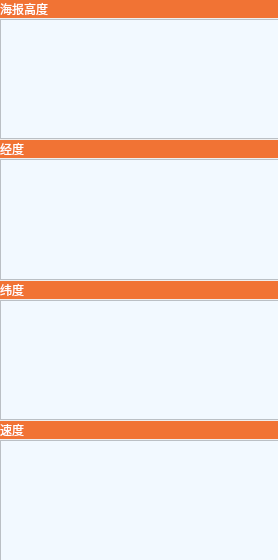
       <widget class="QWidget" name="scrollAreaWidgetContents">
        <property name="geometry">
         <rect>
          <x>0</x>
          <y>0</y>
          <width>278</width>
          <height>560</height>
         </rect>
        </property>
        <property name="minimumSize">
         <size>
          <width>0</width>
          <height>560</height>
         </size>
        </property>
        <widget class="QWidget" name="layoutWidget_6">
         <property name="geometry">
          <rect>
           <x>0</x>
           <y>0</y>
           <width>301</width>
           <height>561</height>
          </rect>
         </property>
         <layout class="QGridLayout" name="gridLayout_8">
          <property name="verticalSpacing">
           <number>1</number>
          </property>
          <item row="6" column="0">
           <widget class="QLabel" name="imu_angular_11">
            <property name="palette">
             <palette>
              <active>
               <colorrole role="WindowText">
                <brush brushstyle="SolidPattern">
                 <color alpha="255">
                  <red>255</red>
                  <green>255</green>
                  <blue>255</blue>
                 </color>
                </brush>
               </colorrole>
               <colorrole role="Button">
                <brush brushstyle="SolidPattern">
                 <color alpha="255">
                  <red>241</red>
                  <green>115</green>
                  <blue>52</blue>
                 </color>
                </brush>
               </colorrole>
               <colorrole role="Base">
                <brush brushstyle="SolidPattern">
                 <color alpha="255">
                  <red>241</red>
                  <green>115</green>
                  <blue>52</blue>
                 </color>
                </brush>
               </colorrole>
               <colorrole role="Window">
                <brush brushstyle="SolidPattern">
                 <color alpha="255">
                  <red>241</red>
                  <green>115</green>
                  <blue>52</blue>
                 </color>
                </brush>
               </colorrole>
              </active>
              <inactive>
               <colorrole role="WindowText">
                <brush brushstyle="SolidPattern">
                 <color alpha="255">
                  <red>255</red>
                  <green>255</green>
                  <blue>255</blue>
                 </color>
                </brush>
               </colorrole>
               <colorrole role="Button">
                <brush brushstyle="SolidPattern">
                 <color alpha="255">
                  <red>241</red>
                  <green>115</green>
                  <blue>52</blue>
                 </color>
                </brush>
               </colorrole>
               <colorrole role="Base">
                <brush brushstyle="SolidPattern">
                 <color alpha="255">
                  <red>241</red>
                  <green>115</green>
                  <blue>52</blue>
                 </color>
                </brush>
               </colorrole>
               <colorrole role="Window">
                <brush brushstyle="SolidPattern">
                 <color alpha="255">
                  <red>241</red>
                  <green>115</green>
                  <blue>52</blue>
                 </color>
                </brush>
               </colorrole>
              </inactive>
              <disabled>
               <colorrole role="WindowText">
                <brush brushstyle="SolidPattern">
                 <color alpha="255">
                  <red>120</red>
                  <green>120</green>
                  <blue>120</blue>
                 </color>
                </brush>
               </colorrole>
               <colorrole role="Button">
                <brush brushstyle="SolidPattern">
                 <color alpha="255">
                  <red>241</red>
                  <green>115</green>
                  <blue>52</blue>
                 </color>
                </brush>
               </colorrole>
               <colorrole role="Base">
                <brush brushstyle="SolidPattern">
                 <color alpha="255">
                  <red>241</red>
                  <green>115</green>
                  <blue>52</blue>
                 </color>
                </brush>
               </colorrole>
               <colorrole role="Window">
                <brush brushstyle="SolidPattern">
                 <color alpha="255">
                  <red>241</red>
                  <green>115</green>
                  <blue>52</blue>
                 </color>
                </brush>
               </colorrole>
              </disabled>
             </palette>
            </property>
            <property name="font">
             <font>
              <family>等线</family>
              <weight>50</weight>
              <bold>false</bold>
             </font>
            </property>
            <property name="styleSheet">
             <string notr="true">background-color: rgb(226, 226, 226);
background-color: rgb(241, 115, 52);</string>
            </property>
            <property name="text">
             <string>速度</string>
            </property>
           </widget>
          </item>
          <item row="4" column="0">
           <widget class="QLabel" name="imu_angular_9">
            <property name="palette">
             <palette>
              <active>
               <colorrole role="WindowText">
                <brush brushstyle="SolidPattern">
                 <color alpha="255">
                  <red>255</red>
                  <green>255</green>
                  <blue>255</blue>
                 </color>
                </brush>
               </colorrole>
               <colorrole role="Button">
                <brush brushstyle="SolidPattern">
                 <color alpha="255">
                  <red>241</red>
                  <green>115</green>
                  <blue>52</blue>
                 </color>
                </brush>
               </colorrole>
               <colorrole role="Base">
                <brush brushstyle="SolidPattern">
                 <color alpha="255">
                  <red>241</red>
                  <green>115</green>
                  <blue>52</blue>
                 </color>
                </brush>
               </colorrole>
               <colorrole role="Window">
                <brush brushstyle="SolidPattern">
                 <color alpha="255">
                  <red>241</red>
                  <green>115</green>
                  <blue>52</blue>
                 </color>
                </brush>
               </colorrole>
              </active>
              <inactive>
               <colorrole role="WindowText">
                <brush brushstyle="SolidPattern">
                 <color alpha="255">
                  <red>255</red>
                  <green>255</green>
                  <blue>255</blue>
                 </color>
                </brush>
               </colorrole>
               <colorrole role="Button">
                <brush brushstyle="SolidPattern">
                 <color alpha="255">
                  <red>241</red>
                  <green>115</green>
                  <blue>52</blue>
                 </color>
                </brush>
               </colorrole>
               <colorrole role="Base">
                <brush brushstyle="SolidPattern">
                 <color alpha="255">
                  <red>241</red>
                  <green>115</green>
                  <blue>52</blue>
                 </color>
                </brush>
               </colorrole>
               <colorrole role="Window">
                <brush brushstyle="SolidPattern">
                 <color alpha="255">
                  <red>241</red>
                  <green>115</green>
                  <blue>52</blue>
                 </color>
                </brush>
               </colorrole>
              </inactive>
              <disabled>
               <colorrole role="WindowText">
                <brush brushstyle="SolidPattern">
                 <color alpha="255">
                  <red>120</red>
                  <green>120</green>
                  <blue>120</blue>
                 </color>
                </brush>
               </colorrole>
               <colorrole role="Button">
                <brush brushstyle="SolidPattern">
                 <color alpha="255">
                  <red>241</red>
                  <green>115</green>
                  <blue>52</blue>
                 </color>
                </brush>
               </colorrole>
               <colorrole role="Base">
                <brush brushstyle="SolidPattern">
                 <color alpha="255">
                  <red>241</red>
                  <green>115</green>
                  <blue>52</blue>
                 </color>
                </brush>
               </colorrole>
               <colorrole role="Window">
                <brush brushstyle="SolidPattern">
                 <color alpha="255">
                  <red>241</red>
                  <green>115</green>
                  <blue>52</blue>
                 </color>
                </brush>
               </colorrole>
              </disabled>
             </palette>
            </property>
            <property name="font">
             <font>
              <family>等线</family>
              <weight>50</weight>
              <bold>false</bold>
             </font>
            </property>
            <property name="styleSheet">
             <string notr="true">background-color: rgb(226, 226, 226);
background-color: rgb(241, 115, 52);</string>
            </property>
            <property name="text">
             <string>纬度</string>
            </property>
           </widget>
          </item>
          <item row="3" column="0">
           <widget class="plotWidget" name="gps_longitude_plot">
            <property name="styleSheet">
             <string notr="true">background-color: rgb(242, 249, 255);</string>
            </property>
           </widget>
          </item>
          <item row="0" column="0">
           <widget class="QLabel" name="imu_angular_10">
            <property name="palette">
             <palette>
              <active>
               <colorrole role="WindowText">
                <brush brushstyle="SolidPattern">
                 <color alpha="255">
                  <red>255</red>
                  <green>255</green>
                  <blue>255</blue>
                 </color>
                </brush>
               </colorrole>
               <colorrole role="Button">
                <brush brushstyle="SolidPattern">
                 <color alpha="255">
                  <red>241</red>
                  <green>115</green>
                  <blue>52</blue>
                 </color>
                </brush>
               </colorrole>
               <colorrole role="Base">
                <brush brushstyle="SolidPattern">
                 <color alpha="255">
                  <red>241</red>
                  <green>115</green>
                  <blue>52</blue>
                 </color>
                </brush>
               </colorrole>
               <colorrole role="Window">
                <brush brushstyle="SolidPattern">
                 <color alpha="255">
                  <red>241</red>
                  <green>115</green>
                  <blue>52</blue>
                 </color>
                </brush>
               </colorrole>
              </active>
              <inactive>
               <colorrole role="WindowText">
                <brush brushstyle="SolidPattern">
                 <color alpha="255">
                  <red>255</red>
                  <green>255</green>
                  <blue>255</blue>
                 </color>
                </brush>
               </colorrole>
               <colorrole role="Button">
                <brush brushstyle="SolidPattern">
                 <color alpha="255">
                  <red>241</red>
                  <green>115</green>
                  <blue>52</blue>
                 </color>
                </brush>
               </colorrole>
               <colorrole role="Base">
                <brush brushstyle="SolidPattern">
                 <color alpha="255">
                  <red>241</red>
                  <green>115</green>
                  <blue>52</blue>
                 </color>
                </brush>
               </colorrole>
               <colorrole role="Window">
                <brush brushstyle="SolidPattern">
                 <color alpha="255">
                  <red>241</red>
                  <green>115</green>
                  <blue>52</blue>
                 </color>
                </brush>
               </colorrole>
              </inactive>
              <disabled>
               <colorrole role="WindowText">
                <brush brushstyle="SolidPattern">
                 <color alpha="255">
                  <red>120</red>
                  <green>120</green>
                  <blue>120</blue>
                 </color>
                </brush>
               </colorrole>
               <colorrole role="Button">
                <brush brushstyle="SolidPattern">
                 <color alpha="255">
                  <red>241</red>
                  <green>115</green>
                  <blue>52</blue>
                 </color>
                </brush>
               </colorrole>
               <colorrole role="Base">
                <brush brushstyle="SolidPattern">
                 <color alpha="255">
                  <red>241</red>
                  <green>115</green>
                  <blue>52</blue>
                 </color>
                </brush>
               </colorrole>
               <colorrole role="Window">
                <brush brushstyle="SolidPattern">
                 <color alpha="255">
                  <red>241</red>
                  <green>115</green>
                  <blue>52</blue>
                 </color>
                </brush>
               </colorrole>
              </disabled>
             </palette>
            </property>
            <property name="font">
             <font>
              <family>等线</family>
              <weight>50</weight>
              <bold>false</bold>
             </font>
            </property>
            <property name="styleSheet">
             <string notr="true">background-color: rgb(226, 226, 226);
background-color: rgb(241, 115, 52);</string>
            </property>
            <property name="text">
             <string>海报高度</string>
            </property>
           </widget>
          </item>
          <item row="5" column="0">
           <widget class="plotWidget" name="gps_latitude_plot">
            <property name="styleSheet">
             <string notr="true">background-color: rgb(242, 249, 255);</string>
            </property>
           </widget>
          </item>
          <item row="2" column="0">
           <widget class="QLabel" name="barometer_7">
            <property name="palette">
             <palette>
              <active>
               <colorrole role="WindowText">
                <brush brushstyle="SolidPattern">
                 <color alpha="255">
                  <red>255</red>
                  <green>255</green>
                  <blue>255</blue>
                 </color>
                </brush>
               </colorrole>
               <colorrole role="Button">
                <brush brushstyle="SolidPattern">
                 <color alpha="255">
                  <red>241</red>
                  <green>115</green>
                  <blue>52</blue>
                 </color>
                </brush>
               </colorrole>
               <colorrole role="Base">
                <brush brushstyle="SolidPattern">
                 <color alpha="255">
                  <red>241</red>
                  <green>115</green>
                  <blue>52</blue>
                 </color>
                </brush>
               </colorrole>
               <colorrole role="Window">
                <brush brushstyle="SolidPattern">
                 <color alpha="255">
                  <red>241</red>
                  <green>115</green>
                  <blue>52</blue>
                 </color>
                </brush>
               </colorrole>
              </active>
              <inactive>
               <colorrole role="WindowText">
                <brush brushstyle="SolidPattern">
                 <color alpha="255">
                  <red>255</red>
                  <green>255</green>
                  <blue>255</blue>
                 </color>
                </brush>
               </colorrole>
               <colorrole role="Button">
                <brush brushstyle="SolidPattern">
                 <color alpha="255">
                  <red>241</red>
                  <green>115</green>
                  <blue>52</blue>
                 </color>
                </brush>
               </colorrole>
               <colorrole role="Base">
                <brush brushstyle="SolidPattern">
                 <color alpha="255">
                  <red>241</red>
                  <green>115</green>
                  <blue>52</blue>
                 </color>
                </brush>
               </colorrole>
               <colorrole role="Window">
                <brush brushstyle="SolidPattern">
                 <color alpha="255">
                  <red>241</red>
                  <green>115</green>
                  <blue>52</blue>
                 </color>
                </brush>
               </colorrole>
              </inactive>
              <disabled>
               <colorrole role="WindowText">
                <brush brushstyle="SolidPattern">
                 <color alpha="255">
                  <red>120</red>
                  <green>120</green>
                  <blue>120</blue>
                 </color>
                </brush>
               </colorrole>
               <colorrole role="Button">
                <brush brushstyle="SolidPattern">
                 <color alpha="255">
                  <red>241</red>
                  <green>115</green>
                  <blue>52</blue>
                 </color>
                </brush>
               </colorrole>
               <colorrole role="Base">
                <brush brushstyle="SolidPattern">
                 <color alpha="255">
                  <red>241</red>
                  <green>115</green>
                  <blue>52</blue>
                 </color>
                </brush>
               </colorrole>
               <colorrole role="Window">
                <brush brushstyle="SolidPattern">
                 <color alpha="255">
                  <red>241</red>
                  <green>115</green>
                  <blue>52</blue>
                 </color>
                </brush>
               </colorrole>
              </disabled>
             </palette>
            </property>
            <property name="font">
             <font>
              <family>等线</family>
              <weight>50</weight>
              <bold>false</bold>
             </font>
            </property>
            <property name="styleSheet">
             <string notr="true">background-color: rgb(226, 226, 226);
background-color: rgb(241, 115, 52);</string>
            </property>
            <property name="text">
             <string>经度</string>
            </property>
           </widget>
          </item>
          <item row="1" column="0">
           <widget class="plotWidget" name="gps_altitude_plot">
            <property name="styleSheet">
             <string notr="true">background-color: rgb(242, 249, 255);</string>
            </property>
           </widget>
          </item>
          <item row="7" column="0">
           <widget class="plotWidget" name="gps_velocity_plot">
            <property name="styleSheet">
             <string notr="true">background-color: rgb(242, 249, 255);</string>
            </property>
           </widget>
          </item>
         </layout>
        </widget>
       </widget>
